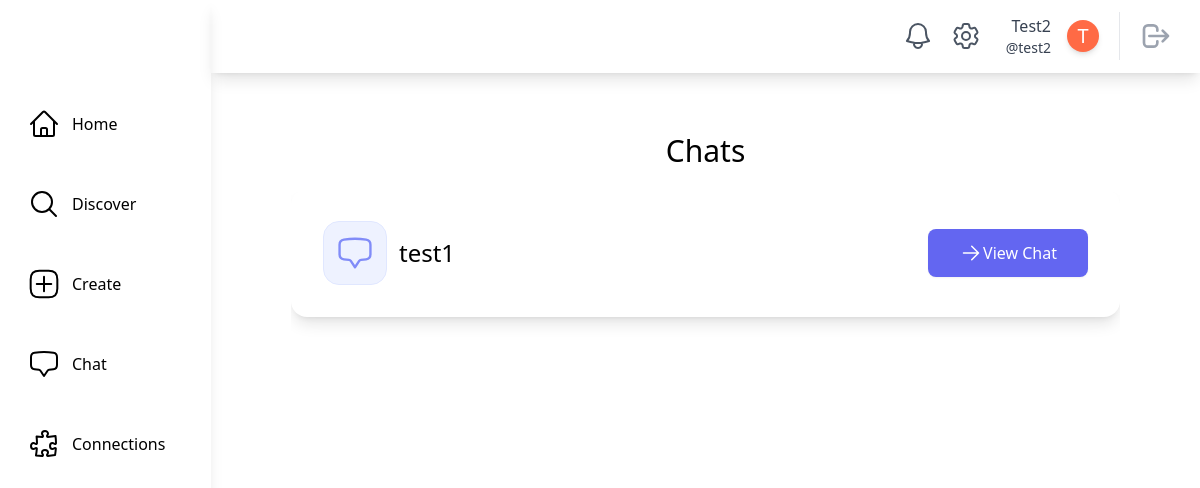
The app's page /chat/ (signed in), older data.
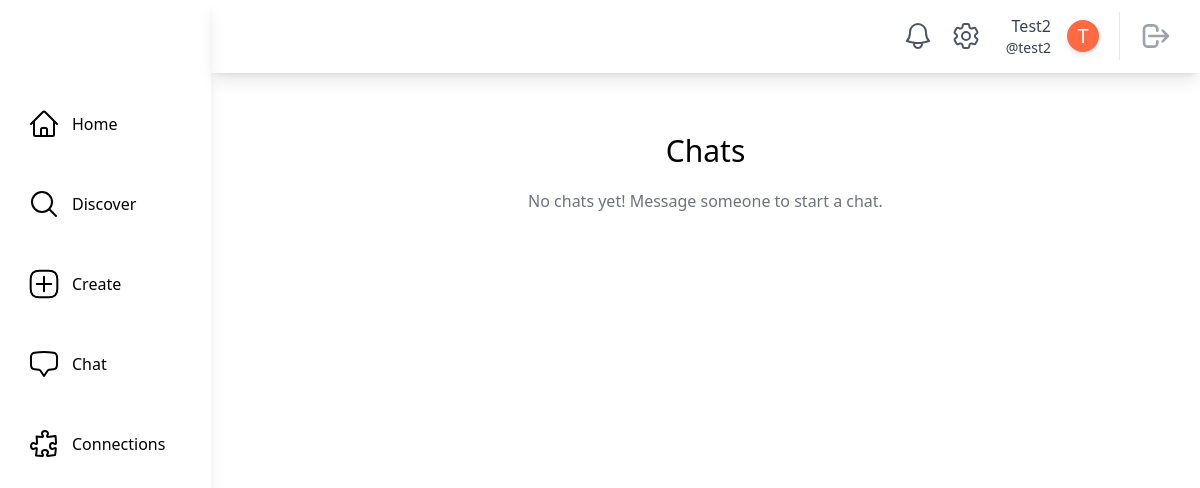
The same page, newer data.
### chat/models.py (models this page shows, shortened)
class ChatRoom(models.Model):
    creator = models.ForeignKey(
        SocialUser, on_delete=models.CASCADE, related_name="creator"
    )
    members = models.ManyToManyField(SocialUser, related_name="members")
    created = models.DateTimeField(auto_now_add=True)
    @classmethod
    def get_chatrooms(cls, user):
        return cls.objects.filter(members__in=[user])

### main/models.py (models this page shows, shortened)
class SocialUser(AbstractUser):
    class Pronouns(models.IntegerChoices):
        SHE = 1, _("She/Her")
        HE = 2, _("He/Him")
        THEY = 3, _("They/Them")
        OTHER = 4, _("Other/Prefer Not To Say")
    username = models.CharField(max_length=30, unique=True)
    email = models.EmailField(unique=True, default="@nyu.edu")
    full_name = models.CharField(max_length=50, default="")
    pronouns = models.IntegerField(default=Pronouns.OTHER, choices=Pronouns.choices)
    date_of_birth = models.DateField(null=True, validators=[validate_age])
    major = models.CharField(max_length=100, default="undeclared")
    tags = models.ManyToManyField(InterestTag, related_name="tags")
    profile_picture = models.ImageField(
        upload_to="profile_pics/", null=True, blank=True
    )
    timestamp = models.DateTimeField("timestamp", default=timezone.now)  # joined

### chat/views.py (the view)
# urls.py: path("", views.ChatRoomListView.as_view(), name="chat_room_list"),
@method_decorator(login_required, name="dispatch")
class ChatRoomListView(LoginRequiredMixin, generic.ListView):
    model = ChatRoom
    template_name = "chat/chat_room_list.html"
    def get_context_data(self, **kwargs):
        context = super().get_context_data(**kwargs)
        context["chat_rooms"] = ChatRoom.get_chatrooms(self.request.user)
        return context

### chat/templatetags/chat_customfilters.py (called while the page is built)
@register.filter
def make_chat_member_list(queryset, user):
    member_names = queryset.exclude(full_name=user.full_name).values_list(
        "full_name", flat=True
    )
    return ", ".join(member_names)

### main/models.py (called while the page is built)
    @classmethod
    def count_unread_notifications(cls, user):
        return (
            cls.objects.filter(models.Q(recipient_user=user, is_read=False))
            .all()
            .order_by("-timestamp")
            .count()
        )

### theme/templatetags/theme_customfilters.py (called while the page is built)
@register.filter
def count_unread_notifications(user):
    return Notification.count_unread_notifications(user)

### chat/templates/chat/chat_room_list.html (shortened to what this page needs)
{% extends "base.html" %}
{% block content %}
    <div class="m-20 mt-5 overflow-auto">
        <div class="justify-center">
            <div class="container mx-auto mt-10 mb-10 overflow-scroll">
                <div class="overflow-y-auto">
                    <h1 class="text-3xl mb-5 text-center">Chats</h1>
                    {% if chat_rooms %}
                        {% for room in chat_rooms %}
                            {% include "chat/chat_room_card.html" with room=room %}
                        {% endfor %}
                    {% else %}
                        <p class="text-center text-gray-500">No chats yet! Message someone to start a chat.</p>
                    {% endif %}
                </div>
            </div>
        </div>
    </div>
{% endblock content %}

### chat/templates/chat/chat_room_card.html (shortened to what this page needs)
{% load chat_customfilters %}
<div class="flex flex-col p-8 mb-5 bg-white shadow-lg hover:shodow-xl rounded-2xl overflow-auto">
    <div class="flex items-center justify-between">
        <div class="flex items-center">
            <div class="flex flex-col ml-3">
                <div class="flex flex-row">
                    <div class="mr-1 font-medium text-2xl leading-none"> {{room.members|make_chat_member_list:user}}</div>
                </div>
            </div>
        </div>
        <div class="flex">
            <a href="{% url 'chat:chat_room' room.id %}"
               class="w-40 inline-flex items-center justify-center px-5 py-3 text-base font-medium text-center text-white rounded-lg shadow-sm cursor-pointer bg-indigo-500">
                <svg xmlns="http://www.w3.org/2000/svg"
                     fill="none"
                     viewBox="0 0 24 24"
                     stroke-width="1.5"
                     stroke="currentColor"
                     class="w-6 h-6">
                    <path stroke-linecap="round" stroke-linejoin="round" d="M4.5 12h15m0 0l-6.75-6.75M19.5 12l-6.75 6.75" />
                </svg>
                <span class="relative">View Chat</span>
            </a>
        </div>
    </div>
</div>

Row changes from the older to the newer data that the page shows:
removed ChatRoom: members|make_chat_member_list "test1"
Text that changed along with them:
text now shown: "No chats yet! Message someone to start a chat."
